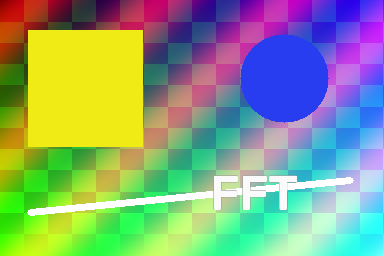
#> input picture data/sample_images/module3_sample.png, 384 x 256 px
$ python run_experiments.py   (older library calls are emulated)
#> lines starting #> are read from the running program, lines starting #| are printed output that depends on the picture
### src/module3/io_utils.py
"""Image input/output helpers with explicit OpenCV color-space conventions."""
from __future__ import annotations

from pathlib import Path

import cv2
import numpy as np

ImageArray = np.ndarray


def load_image_bgr(path: str | Path) -> ImageArray:
    """Load an image with OpenCV in BGR channel order.

    Args:
        path: Image file path.

    Returns:
        A ``uint8`` BGR image with shape ``(height, width, 3)``.

    Raises:
        FileNotFoundError: if ``path`` does not exist.
        ValueError: if OpenCV cannot decode the image as a color image.
    """
    image_path = Path(path)
    if not image_path.is_file():
        raise FileNotFoundError(image_path)
    image = cv2.imread(str(image_path), cv2.IMREAD_COLOR)
#> image is the input picture: shape (256, 384, 3); mean B, G, R 129.3, 162.7, 136.5
    if image is None or image.ndim != 3 or image.shape[2] != 3:
        raise ValueError(f"could not decode color image: {image_path}")
    return image


# [17 lines left out: function decode_image_bgr, not called in this run]


def bgr_to_gray_float64(image_bgr: ImageArray) -> ImageArray:
    """Convert a BGR ``uint8`` image to grayscale ``float64`` in the 0-255 range.

    Args:
        image_bgr: BGR image with shape ``(height, width, 3)``.

    Returns:
        A single-channel ``float64`` image.

    Raises:
        ValueError: if the input is not a color image.
    """
    if image_bgr.ndim != 3 or image_bgr.shape[2] != 3:
        raise ValueError("expected a BGR image with shape (height, width, 3)")
    gray = cv2.cvtColor(image_bgr, cv2.COLOR_BGR2GRAY)
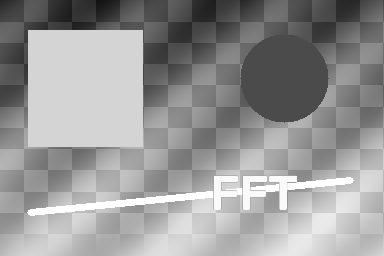
#> gray: shape (256, 384); min 19, max 255, mean 151.1
    return gray.astype(np.float64, copy=False)


def ensure_gray_float64(image: ImageArray) -> ImageArray:
    """Validate and convert a 2D image to grayscale ``float64``.

    Args:
        image: A single-channel image.

    Returns:
        A copy-free ``float64`` view when possible.

    Raises:
        ValueError: if ``image`` is not a finite 2D array.
    """
    array = np.asarray(image)
    if array.ndim != 2:
        raise ValueError("expected a single-channel 2D image")
    result = array.astype(np.float64, copy=False)
    if not np.all(np.isfinite(result)):
        raise ValueError("image contains non-finite values")
    return result


# [27 lines left out: functions to_display_uint8, save_image, not called in this run]

### src/module3/comparison.py
"""Canonical spatial-vs-Fourier comparison pipeline."""
from __future__ import annotations

from dataclasses import dataclass

import cv2
import numpy as np

from module3.fourier import fourier_filter_gray
from module3.metrics import ErrorMetrics, compute_error_metrics
from module3.spatial import apply_filter2d_gray


@dataclass(frozen=True)
class ComparisonResult:
    """Outputs needed for visual and numerical validation."""

    original: np.ndarray
    spatial: np.ndarray
    fourier: np.ndarray
    difference: np.ndarray
    metrics: ErrorMetrics
    max_imaginary_abs: float


def compare_spatial_fourier(image_gray: np.ndarray, kernel: np.ndarray) -> ComparisonResult:
    """Run the matched zero-boundary spatial and Fourier paths.

    Args:
        image_gray: Single-channel image.
        kernel: Odd-sized blur kernel.

    Returns:
        Original image, both outputs, absolute difference image, and metrics.
    """
    original = np.asarray(image_gray, dtype=np.float64)
    spatial = apply_filter2d_gray(original, kernel, border_type=cv2.BORDER_CONSTANT)
    fourier_result = fourier_filter_gray(original, kernel)
    difference = np.abs(spatial - fourier_result.image)
    metrics = compute_error_metrics(spatial, fourier_result.image)
    return ComparisonResult(
        original=original,
        spatial=spatial,
        fourier=fourier_result.image,
        difference=difference,
        metrics=metrics,
        max_imaginary_abs=fourier_result.max_imaginary_abs,
    )

### src/module3/fourier.py
"""Fourier-domain filtering that matches zero-padded linear convolution."""
from __future__ import annotations

from dataclasses import dataclass

import numpy as np

from module3.io_utils import ensure_gray_float64
from module3.spatial import validate_kernel


@dataclass(frozen=True)
class FourierFilterResult:
    """Detailed output from the Fourier filtering path."""

    image: np.ndarray
    padded_image_shape: tuple[int, int]
    max_imaginary_abs: float


def aligned_kernel_fft_array(kernel: np.ndarray, padded_shape: tuple[int, int]) -> np.ndarray:
    """Embed and origin-align a kernel before FFT.

    Args:
        kernel: Odd-sized 2D kernel.
        padded_shape: Target padded image shape.

    Returns:
        A zero-padded kernel array with the kernel center rolled to index ``(0, 0)``.

    Raises:
        ValueError: if the padded shape cannot contain the kernel.
    """
    kernel_f64 = validate_kernel(kernel)
    if padded_shape[0] < kernel_f64.shape[0] or padded_shape[1] < kernel_f64.shape[1]:
        raise ValueError("padded shape must be at least as large as the kernel")
    kh = kernel_f64.shape[0] // 2
    kw = kernel_f64.shape[1] // 2
    padded = np.zeros(padded_shape, dtype=np.float64)
    padded[: kernel_f64.shape[0], : kernel_f64.shape[1]] = kernel_f64
    return np.roll(padded, shift=(-kh, -kw), axis=(0, 1))


def fourier_filter_gray(image: np.ndarray, kernel: np.ndarray) -> FourierFilterResult:
    """Filter a grayscale image by FFT multiplication and inverse FFT.

    The image is zero-padded by the kernel radius on all sides. The kernel is embedded in the
    same padded shape and rolled so its center is the Fourier-domain origin. Cropping
    ``[kh:kh+M, kw:kw+N]`` then returns the same linear convolution region as
    ``cv2.filter2D(..., borderType=cv2.BORDER_CONSTANT)`` for symmetric kernels.

    Args:
        image: Single-channel image.
        kernel: Odd-sized blur kernel.

    Returns:
        A :class:`FourierFilterResult` containing the filtered ``float64`` image.
    """
    image_f64 = ensure_gray_float64(image)
    kernel_f64 = validate_kernel(kernel)
    kh = kernel_f64.shape[0] // 2
    kw = kernel_f64.shape[1] // 2
    height, width = image_f64.shape

    padded_shape = (height + 2 * kh, width + 2 * kw)
    padded_image = np.zeros(padded_shape, dtype=np.float64)
    padded_image[kh : kh + height, kw : kw + width] = image_f64
    padded_kernel = aligned_kernel_fft_array(kernel_f64, padded_shape)

    product = np.fft.fft2(padded_image) * np.fft.fft2(padded_kernel)
    inverse = np.fft.ifft2(product)
    max_imaginary_abs = float(np.max(np.abs(inverse.imag)))
    filtered = inverse.real[kh : kh + height, kw : kw + width]
    return FourierFilterResult(filtered, padded_shape, max_imaginary_abs)


# [14 lines left out: function wrong_unaligned_fourier_filter_gray, not called in this run]

### src/module3/metrics.py
"""Numerical comparison metrics for spatial vs. Fourier filtering."""
from __future__ import annotations

from dataclasses import dataclass

import numpy as np


@dataclass(frozen=True)
class ErrorMetrics:
    """Comparison values computed from two same-shaped images.

    Formulas use ``A`` as the spatial-domain output and ``B`` as the Fourier-domain output:

    ``MAE = mean(abs(A - B))``
    ``MSE = mean((A - B) ** 2)``
    ``RMSE = sqrt(MSE)``
    ``max_abs_error = max(abs(A - B))``
    ``PSNR = 20*log10(255) - 10*log10(MSE)``, with ``inf`` when ``MSE == 0``.
    """

    mae: float
    mse: float
    rmse: float
    max_abs_error: float
    psnr_db: float


def compute_error_metrics(spatial: np.ndarray, fourier: np.ndarray, *, max_value: float = 255.0) -> ErrorMetrics:
    """Compute image-difference metrics without rounding to ``uint8`` first.

    Args:
        spatial: Spatial-domain result.
        fourier: Fourier-domain result.
        max_value: Nominal maximum image intensity used for PSNR.

    Returns:
        Error metrics.

    Raises:
        ValueError: if shapes differ or arrays contain non-finite values.
    """
    a = np.asarray(spatial, dtype=np.float64)
    b = np.asarray(fourier, dtype=np.float64)
    if a.shape != b.shape:
        raise ValueError(f"shape mismatch: {a.shape} != {b.shape}")
    if a.size == 0:
        raise ValueError("cannot compare empty arrays")
    if not np.all(np.isfinite(a)) or not np.all(np.isfinite(b)):
        raise ValueError("arrays must contain finite values")
    diff = a - b
    abs_diff = np.abs(diff)
    mae = float(np.mean(abs_diff))
    mse = float(np.mean(diff**2))
    rmse = float(np.sqrt(mse))
    max_abs_error = float(np.max(abs_diff))
    psnr_db = float("inf") if mse == 0.0 else float(20 * np.log10(max_value) - 10 * np.log10(mse))
    return ErrorMetrics(mae, mse, rmse, max_abs_error, psnr_db)

### src/module3/experiments.py
"""Reproducible experiment matrix for Module 3 validation."""
from __future__ import annotations

from dataclasses import dataclass
from pathlib import Path

import numpy as np

from module3.comparison import compare_spatial_fourier
from module3.io_utils import bgr_to_gray_float64, load_image_bgr
from module3.kernels import KernelSpec, make_kernel


@dataclass(frozen=True)
class ExperimentSpec:
    """One blur experiment from the required validation matrix."""

    experiment: int
    filter_key: str
    kernel_size: int
    observation: str


@dataclass(frozen=True)
class ExperimentRow:
    """One measured experiment result row."""

    experiment: int
    filter_name: str
    kernel_size: int
    mae: float
    mse: float
    rmse: float
    max_abs_error: float
    psnr_db: float
    max_imaginary_abs: float
    observation: str


EXPERIMENT_MATRIX: tuple[ExperimentSpec, ...] = (
    ExperimentSpec(1, "average", 3, "Required average blur baseline."),
    ExperimentSpec(2, "average", 5, "Required larger average blur."),
    ExperimentSpec(3, "gaussian", 5, "Required Gaussian blur row."),
    ExperimentSpec(4, "average", 9, "Larger average kernel tests size trend."),
    ExperimentSpec(5, "gaussian", 3, "Small Gaussian kernel tests size trend."),
    ExperimentSpec(6, "gaussian", 9, "Larger Gaussian kernel tests size trend."),
)


def kernel_for_spec(spec: ExperimentSpec) -> KernelSpec:
    """Create the kernel configured by an experiment specification."""
    return make_kernel(spec.filter_key, spec.kernel_size)


def run_experiment_matrix(image_gray: np.ndarray) -> list[ExperimentRow]:
    """Run every configured experiment on a grayscale image.

    Args:
        image_gray: Single-channel input image.

    Returns:
        One row per configured experiment, with real computed metrics.
    """
    rows: list[ExperimentRow] = []
    for spec in EXPERIMENT_MATRIX:
        kernel_spec = kernel_for_spec(spec)
        result = compare_spatial_fourier(image_gray, kernel_spec.kernel)
        rows.append(
            ExperimentRow(
                experiment=spec.experiment,
                filter_name=kernel_spec.filter_name,
                kernel_size=kernel_spec.size,
                mae=result.metrics.mae,
                mse=result.metrics.mse,
                rmse=result.metrics.rmse,
                max_abs_error=result.metrics.max_abs_error,
                psnr_db=result.metrics.psnr_db,
                max_imaginary_abs=result.max_imaginary_abs,
                observation=spec.observation,
            )
        )
#> this loop made 6 passes
#> pass 1, in compare_spatial_fourier, `spatial = apply_filter2d_gray(original, kernel, border_type=cv2.BORDER..`:
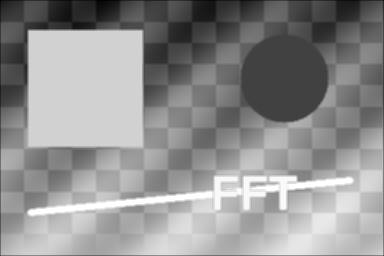
#> spatial: shape (256, 384) float64; min 13, max 255, mean 150.5; drawn with min black and max white
#> after the loop, rows = 6 items
    return rows


def run_experiments_for_image_path(image_path: str | Path) -> list[ExperimentRow]:
    """Load an image and run the full validation matrix."""
    bgr = load_image_bgr(image_path)
    gray = bgr_to_gray_float64(bgr)
    return run_experiment_matrix(gray)


def rows_to_csv(rows: list[ExperimentRow]) -> str:
    """Serialize experiment rows to CSV text."""
    header = (
        "experiment,filter,kernel_size,mae,mse,rmse,max_abs_error,"
        "psnr_db,max_imaginary_abs,observation"
    )
    lines = [header]
    for row in rows:
        psnr = "inf" if np.isinf(row.psnr_db) else f"{row.psnr_db:.12g}"
        lines.append(
            ",".join(
                [
                    str(row.experiment),
                    row.filter_name,
                    str(row.kernel_size),
                    f"{row.mae:.12g}",
                    f"{row.mse:.12g}",
                    f"{row.rmse:.12g}",
                    f"{row.max_abs_error:.12g}",
                    psnr,
                    f"{row.max_imaginary_abs:.12g}",
                    row.observation,
                ]
            )
        )
    return "\n".join(lines) + "\n"


def rows_to_markdown(rows: list[ExperimentRow], *, image_name: str) -> str:
    """Serialize experiment rows to a Markdown table for docs and the web app."""
    lines = [
        "# Experimental Results",
        "",
        f"Input image: `{image_name}`.",
        "",
        "These numbers are generated by the Module 3 experiment script using matched zero "
        "boundary conditions and float64 arithmetic.",
        "",
        "| Experiment | Filter | Kernel Size | Spatial vs. Fourier MAE | MSE | RMSE | Max Abs Error | PSNR (dB) | Observation |",
        "|---:|---|---:|---:|---:|---:|---:|---:|---|",
    ]
    for row in rows:
        psnr = "inf" if np.isinf(row.psnr_db) else f"{row.psnr_db:.2f}"
        lines.append(
            "| "
            f"{row.experiment} | {row.filter_name} | {row.kernel_size}x{row.kernel_size} | "
            f"{row.mae:.6e} | {row.mse:.6e} | {row.rmse:.6e} | "
            f"{row.max_abs_error:.6e} | {psnr} | {row.observation} |"
        )
    return "\n".join(lines) + "\n"

### src/module3/visualization.py
"""Headless visualization helpers for reports and the Streamlit app."""
from __future__ import annotations

from pathlib import Path

import matplotlib

matplotlib.use("Agg")

import matplotlib.pyplot as plt
import numpy as np

from module3.comparison import ComparisonResult


def contrast_stretch(image: np.ndarray) -> np.ndarray:
    """Scale a difference image to 0-255 for visual inspection only."""
    array = np.asarray(image, dtype=np.float64)
    max_value = float(np.max(array)) if array.size else 0.0
    if max_value <= 0:
        return np.zeros_like(array, dtype=np.uint8)
    return np.clip(np.rint(array / max_value * 255), 0, 255).astype(np.uint8)


def save_comparison_figure(result: ComparisonResult, output_path: str | Path, *, title: str) -> None:
    """Save a four-panel original/spatial/Fourier/difference figure."""
    output = Path(output_path)
    output.parent.mkdir(parents=True, exist_ok=True)
    fig, axes = plt.subplots(1, 4, figsize=(14, 4), constrained_layout=True)
    panels = [
        ("Original", result.original, "gray"),
        ("Spatial", result.spatial, "gray"),
        ("Fourier", result.fourier, "gray"),
        ("|Spatial - Fourier| (stretched)", contrast_stretch(result.difference), "magma"),
    ]
    for ax, (label, image, cmap) in zip(axes, panels):
        ax.imshow(image, cmap=cmap)
        ax.set_title(label)
        ax.axis("off")
    fig.suptitle(title)
    fig.savefig(output, dpi=160)
    plt.close(fig)


def save_kernel_figure(kernel: np.ndarray, output_path: str | Path, *, title: str) -> None:
    """Save a heatmap of kernel values."""
    output = Path(output_path)
    output.parent.mkdir(parents=True, exist_ok=True)
    fig, ax = plt.subplots(figsize=(4, 4), constrained_layout=True)
    im = ax.imshow(kernel, cmap="viridis")
    ax.set_title(title)
    for y in range(kernel.shape[0]):
        for x in range(kernel.shape[1]):
            ax.text(x, y, f"{kernel[y, x]:.3f}", ha="center", va="center", color="white")
    fig.colorbar(im, ax=ax)
    fig.savefig(output, dpi=160)
    plt.close(fig)

### src/module3/spatial.py
"""Spatial-domain blur filtering with OpenCV.

OpenCV's ``filter2D`` computes correlation, not mathematical convolution. For the symmetric
box and Gaussian kernels used in this assignment, correlation equals convolution because
flipping the kernel does not change it. The test suite includes an asymmetric-kernel example
to document why this distinction matters if future kernels are added.

For color previews, OpenCV applies the same 2D kernel independently to each BGR channel.
The canonical comparison pipeline remains single-channel grayscale ``float64``.
"""
from __future__ import annotations

import cv2
import numpy as np

from module3.io_utils import ensure_gray_float64
from module3.kernels import KernelArray, gaussian_kernel, validate_odd_size


def validate_kernel(kernel: KernelArray) -> KernelArray:
    """Validate a finite odd-sized 2D kernel.

    Args:
        kernel: Candidate convolution kernel.

    Returns:
        ``kernel`` as ``float64``.

    Raises:
        ValueError: if the kernel is not a finite odd-sized 2D array.
    """
    result = np.asarray(kernel, dtype=np.float64)
    if result.ndim != 2:
        raise ValueError("kernel must be a 2D array")
    if result.shape[0] % 2 == 0 or result.shape[1] % 2 == 0:
        raise ValueError("kernel height and width must be odd")
    if result.shape[0] <= 0 or result.shape[1] <= 0:
        raise ValueError("kernel must be non-empty")
    if not np.all(np.isfinite(result)):
        raise ValueError("kernel contains non-finite values")
    return result


def apply_filter2d_gray(
    image: np.ndarray,
    kernel: KernelArray,
    *,
    border_type: int = cv2.BORDER_CONSTANT,
) -> np.ndarray:
    """Apply the explicit kernel to a grayscale image using ``cv2.filter2D``.

    Args:
        image: Single-channel image.
        kernel: Odd-sized blur kernel.
        border_type: OpenCV border mode. Use ``BORDER_CONSTANT`` for Fourier equivalence.

    Returns:
        Filtered ``float64`` image with the same shape as ``image``.
    """
    image_f64 = ensure_gray_float64(image)
    kernel_f64 = validate_kernel(kernel)
    return cv2.filter2D(image_f64, ddepth=-1, kernel=kernel_f64, borderType=border_type)


# [48 lines left out: functions apply_filter2d_bgr, apply_average_blur_gray, apply_gaussian_blur_gray, not called in this run]


def gaussian_kernel_for_crosscheck(size: int, sigma: float = 0.0) -> np.ndarray:
    """Expose the explicit Gaussian kernel used to match ``cv2.GaussianBlur``."""
    return gaussian_kernel(size, sigma)

### src/module3/kernels.py
"""Explicit blur-kernel generation for the Module 3 filtering experiments."""
from __future__ import annotations

from dataclasses import dataclass

import cv2
import numpy as np

KernelArray = np.ndarray


@dataclass(frozen=True)
class KernelSpec:
    """A named blur kernel used by the spatial and Fourier paths."""

    filter_name: str
    size: int
    kernel: KernelArray
    sigma: float | None = None


def validate_odd_size(size: int) -> int:
    """Return a valid odd positive kernel size.

    Args:
        size: Candidate kernel width/height.

    Returns:
        ``size`` as an integer.

    Raises:
        ValueError: if ``size`` is non-positive or even.
    """
    size = int(size)
    if size <= 0:
        raise ValueError("kernel size must be positive")
    if size % 2 == 0:
        raise ValueError("kernel size must be odd")
    return size


def box_kernel(size: int) -> KernelArray:
    """Create a normalized square average/box kernel.

    Args:
        size: Odd positive kernel size.

    Returns:
        A ``float64`` kernel whose values sum to 1.
    """
    size = validate_odd_size(size)
    kernel = np.ones((size, size), dtype=np.float64)
    return kernel / kernel.sum()


def gaussian_kernel(size: int, sigma: float = 0.0) -> KernelArray:
    """Create a normalized square Gaussian kernel using OpenCV's convention.

    ``sigma=0`` delegates sigma selection to OpenCV, matching ``cv2.GaussianBlur`` for
    apples-to-apples cross-checks.

    Args:
        size: Odd positive kernel size.
        sigma: Gaussian standard deviation. ``0`` means OpenCV's default formula.

    Returns:
        A ``float64`` kernel whose values sum to 1.

    Raises:
        ValueError: if ``sigma`` is negative or non-finite.
    """
    size = validate_odd_size(size)
    sigma = float(sigma)
    if not np.isfinite(sigma) or sigma < 0:
        raise ValueError("sigma must be finite and non-negative")
    one_d = cv2.getGaussianKernel(size, sigma, ktype=cv2.CV_64F)
    kernel = one_d @ one_d.T
    return kernel / kernel.sum()


def make_kernel(filter_name: str, size: int, sigma: float = 0.0) -> KernelSpec:
    """Create a named kernel specification.

    Args:
        filter_name: ``"average"``/``"box"`` or ``"gaussian"``.
        size: Odd positive kernel size.
        sigma: Gaussian sigma, used only for Gaussian filters.

    Returns:
        A :class:`KernelSpec` with normalized ``float64`` kernel values.

    Raises:
        ValueError: if the filter name is unknown.
    """
    normalized = filter_name.strip().lower()
    if normalized in {"average", "avg", "box"}:
        return KernelSpec("Average Blur", validate_odd_size(size), box_kernel(size), None)
    if normalized in {"gaussian", "gaussian blur"}:
        return KernelSpec("Gaussian Blur", validate_odd_size(size), gaussian_kernel(size, sigma), sigma)
    raise ValueError(f"unknown filter type: {filter_name!r}")

### scripts/run_experiments.py
"""Run the Module 3 spatial-vs-Fourier validation matrix.

Run from the Module_3 repository root:

    python scripts/run_experiments.py
"""
from __future__ import annotations

import argparse
import sys
from pathlib import Path

REPO_ROOT = Path(__file__).resolve().parents[1]
SRC = REPO_ROOT / "src"
if str(SRC) not in sys.path:
    sys.path.insert(0, str(SRC))

from module3.comparison import compare_spatial_fourier  # noqa: E402
from module3.experiments import (  # noqa: E402
    EXPERIMENT_MATRIX,
    kernel_for_spec,
    rows_to_csv,
    rows_to_markdown,
    run_experiments_for_image_path,
)
from module3.io_utils import bgr_to_gray_float64, load_image_bgr  # noqa: E402
from module3.visualization import save_comparison_figure, save_kernel_figure  # noqa: E402

DEFAULT_IMAGE = REPO_ROOT / "data" / "sample_images" / "module3_sample.png"


def parse_args() -> argparse.Namespace:
    """Parse command-line arguments."""
    parser = argparse.ArgumentParser(description=__doc__)
    parser.add_argument("--image", type=Path, default=DEFAULT_IMAGE, help="input image path")
    parser.add_argument("--results-dir", type=Path, default=REPO_ROOT / "results")
    parser.add_argument("--figures-dir", type=Path, default=REPO_ROOT / "docs" / "report" / "figures")
    return parser.parse_args()


def main() -> None:
    """Run experiments, write result tables, and save figures."""
    args = parse_args()
    if not args.image.is_file():
        raise SystemExit(
            f"Missing image: {args.image}\n"
            "Create the default with: python scripts/generate_sample_image.py"
        )

    rows = run_experiments_for_image_path(args.image)
#> rows = 6 items
#> (the rest of the program and of its run is left out)
